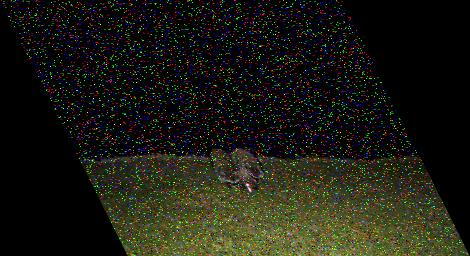
#> input picture Lab_3/img.jpg, 470 x 256 px
$ python script.py
#> lines starting #> are read from the running program, lines starting #| are printed output that depends on the picture
import sys
import matplotlib.pyplot as plt
import cv2 as cv
import numpy as np


img = cv.imread('img.jpg')
#> img is the input picture: shape (256, 470, 3); mean B, G, R 19.6, 28.2, 28.3
rgb = cv.cvtColor(img, cv.COLOR_BGR2RGB)
gray = cv.cvtColor(img, cv.COLOR_BGR2GRAY)
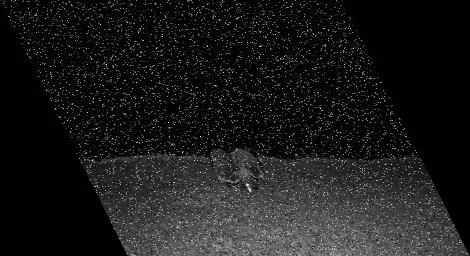
#> gray: shape (256, 470); min 0, max 252, mean 27.3

denoise_median = cv.medianBlur(img, 5)
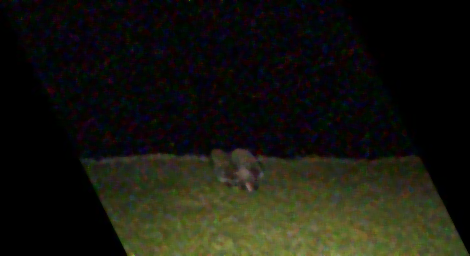
#> denoise_median: shape (256, 470, 3); mean B, G, R 14.5, 22.9, 23.1

denoise = cv.bilateralFilter(denoise_median, d=9, sigmaColor=75, sigmaSpace=75)

lab = cv.cvtColor(denoise, cv.COLOR_BGR2LAB)
#> lab: shape (256, 470, 3); mean of channels 0, 1, 2 23.1, 126.6, 133.1
l, a, b = cv.split(lab)
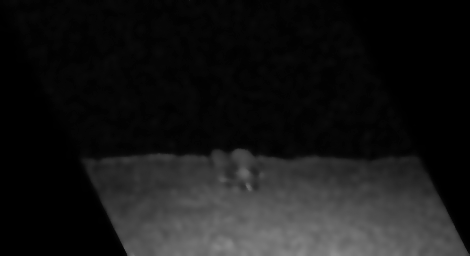
#> l: shape (256, 470); min 0, max 141, mean 23.1
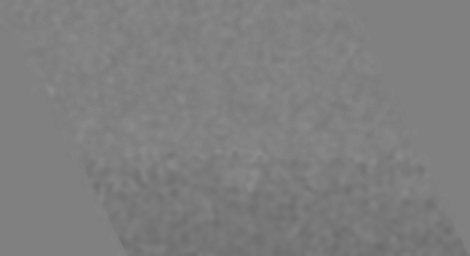
#> a: shape (256, 470); min 107, max 141, mean 126.6
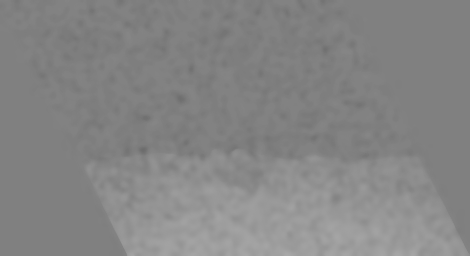
#> b: shape (256, 470); min 109, max 169, mean 133.1

clahe = cv.createCLAHE(clipLimit=3.0, tileGridSize=(8, 8))
l2 = clahe.apply(l)
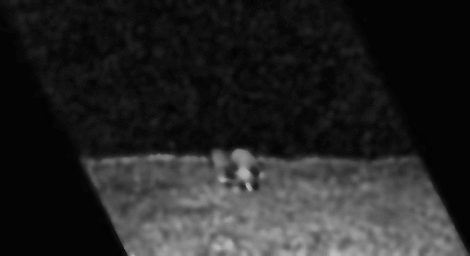
#> l2: shape (256, 470); min 2, max 189, mean 37

lab2 = cv.merge((l2, a, b))
#> lab2: shape (256, 470, 3); mean of channels 0, 1, 2 37, 126.6, 133.1
bright = cv.cvtColor(lab2, cv.COLOR_LAB2BGR)
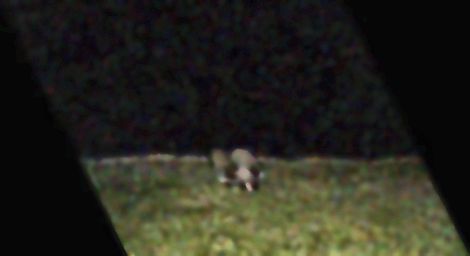
#> bright: shape (256, 470, 3); mean B, G, R 28.4, 37.5, 37.6

blur = cv.GaussianBlur(bright, (0, 0), 3)
sharp = cv.addWeighted(bright, 1.6, blur, -0.6, 0)

def fix_line_shift(img, shift_per_row=1):
#> called with shift_per_row = 0.5
    h, w, c = img.shape
#> h = 256; w = 470; c = 3
    corrected = np.zeros_like(img)

    for y in range(h):
        shift = (y * shift_per_row) % w   # насколько сдвигаем строку обратно
        corrected[y] = np.roll(img[y], -shift, axis=0)

    return corrected

#> (the run stopped early here; a loop or call above may not have finished)

$ run again, with Lab_3/restored.jpg copied over Lab_3/img.jpg
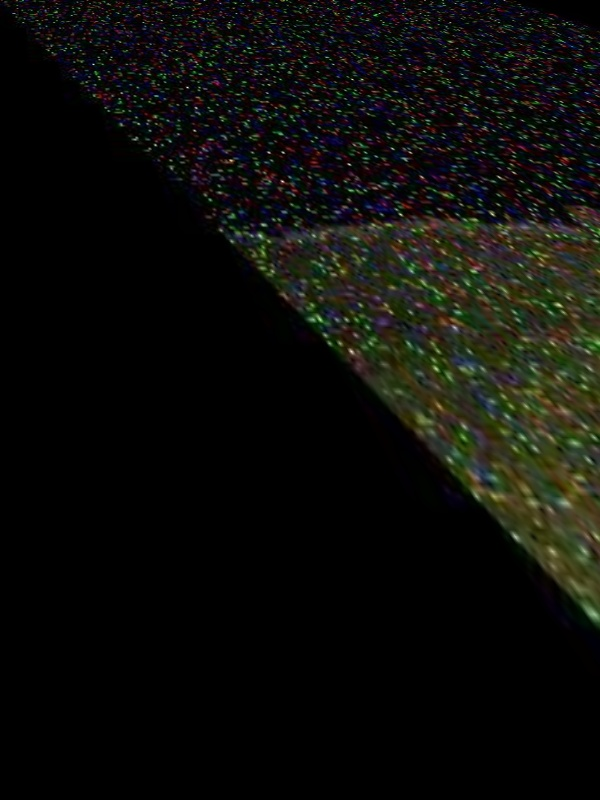
#> input picture Lab_3/restored.jpg, 600 x 800 px
#> img is the input picture: shape (800, 600, 3); mean B, G, R 9.7, 12.9, 12.7
#> lab: shape (800, 600, 3); mean of channels 0, 1, 2 11.4, 127.4, 130
#> `l, a, b = cv.split(lab)`:
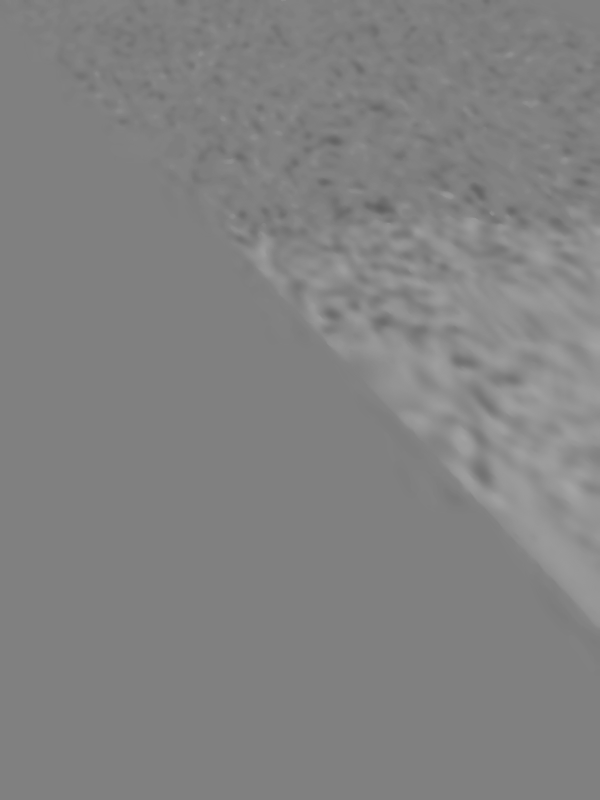
#> b: shape (800, 600); min 94, max 164, mean 130
#> lab2: shape (800, 600, 3); mean of channels 0, 1, 2 25.1, 127.4, 130
#> `bright = cv.cvtColor(lab2, cv.COLOR_LAB2BGR)`:
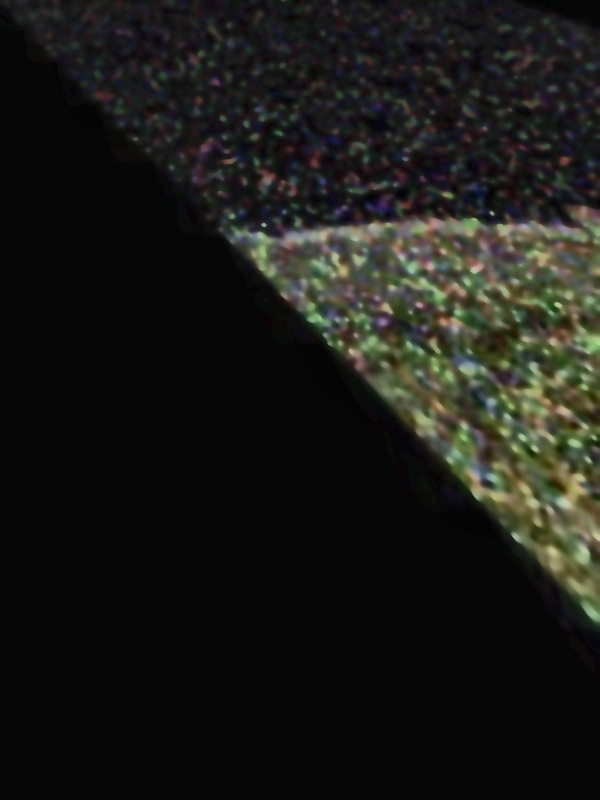
#> bright: shape (800, 600, 3); mean B, G, R 22.3, 25.8, 25.6
